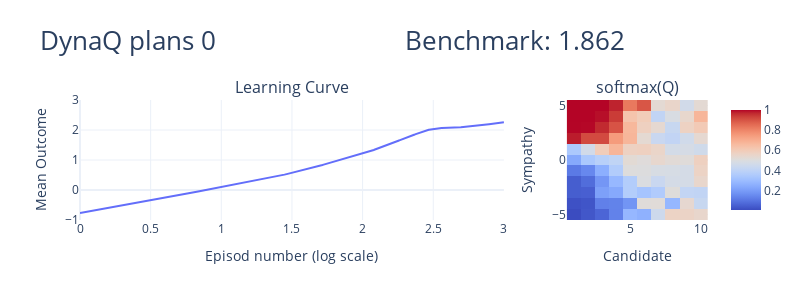

Notebook code cell kept with this figure:
### Markdown cell above
# Simbad: model-based dynaQ-learning with 0 plans

### Code cell
agent, outcomes = learn_Simbad_learn(1000, *init_environment_and_agent_dynaQ(n_candidates=10, sympathy_range=11, random_seed=42,
                                     alpha=0.1, gamma=0.65, n_planning=0))
plot_learning_curve(outcomes, points=False, logx=True, q=agent.Q, title="DynaQ plans 0")

### Figure 1 — Plotly figure (JSON) as saved in the notebook; plotly's stock layout.template omitted (floating-point values rounded to 4 significant figures; data arrays with more than 128 entries replaced by an {"elided": "..."} marker saying what was removed)
{"data": [{"hovertemplate": "<b>LOWESS trendline</b><br><br>Episod number (log scale)=%{x}<br>Mean reward=%{y} <b>(trend)</b><extra></extra>", "legendgroup": "", "marker": {"color": "#636efa", "symbol": "circle"}, "mode": "lines", "name": "", "showlegend": false, "type": "scatter", "x": {"elided": "1000 float values"}, "xaxis": "x", "y": {"elided": "1000 float values"}, "yaxis": "y"}, {"colorscale": {"elided": "255x2 mixed values"}, "type": "heatmap", "x": [1, 2, 3, 4, 5, 6, 7, 8, 9, 10], "xaxis": "x2", "y": [-5, -4, -3, -2, -1, 0, 1, 2, 3, 4, 5], "yaxis": "y2", "z": [[0.005277, 0.02802, 0.06283, 0.1311, 0.2802, 0.2618, 0.4491, 0.566, 0.5613, 0.5463], [0.01722, 0.02547, 0.1271, 0.1324, 0.1775, 0.5103, 0.5143, 0.2783, 0.5362, 0.4268], [0.04364, 0.04906, 0.2098, 0.2369, 0.365, 0.3255, 0.3586, 0.5084, 0.4124, 0.4093], [0.04466, 0.07952, 0.1833, 0.2821, 0.3639, 0.4929, 0.4315, 0.4726, 0.4707, 0.5466], [0.1104, 0.146, 0.2514, 0.3633, 0.5035, 0.501, 0.4828, 0.4787, 0.4731, 0.5649], [0.2362, 0.3417, 0.3794, 0.4028, 0.5241, 0.509, 0.5425, 0.5174, 0.5105, 0.5762], [0.345, 0.4607, 0.5927, 0.6755, 0.5716, 0.5763, 0.554, 0.469, 0.4738, 0.4543], [0.9797, 0.915, 0.9157, 0.7467, 0.6732, 0.5308, 0.4332, 0.4099, 0.4572, 0.5342], [0.999, 0.9978, 0.9659, 0.9, 0.6672, 0.5768, 0.5342, 0.4265, 0.5705, 0.6028], [0.9999, 0.9997, 0.9906, 0.9401, 0.6265, 0.594, 0.4088, 0.4882, 0.5434, 0.6725], [1.0, 0.9999, 0.9997, 0.9736, 0.8254, 0.894, 0.5257, 0.5507, 0.4601, 0.527]]}], "layout": {"annotations": [{"font": {"size": 16}, "showarrow": false, "text": "Learning Curve", "x": 0.3375, "xanchor": "center", "xref": "paper", "y": 1, "yanchor": "bottom", "yref": "paper"}, {"font": {"size": 16}, "showarrow": false, "text": "softmax(Q)", "x": 0.8875, "xanchor": "center", "xref": "paper", "y": 1, "yanchor": "bottom", "yref": "paper"}], "autosize": true, "height": 300, "title": {"font": {"size": 26}, "text": "DynaQ plans 0                           Benchmark: 1.862"}, "width": 800, "xaxis": {"anchor": "y", "domain": [0, 0.675], "title": {"text": "Episod number (log scale)"}}, "xaxis2": {"anchor": "y2", "domain": [0.775, 1], "title": {"text": "Candidate"}}, "yaxis": {"anchor": "x", "domain": [0, 1], "range": [-1, 3], "title": {"text": "Mean Outcome"}}, "yaxis2": {"anchor": "x2", "domain": [0, 1], "title": {"text": "Sympathy"}}}}
